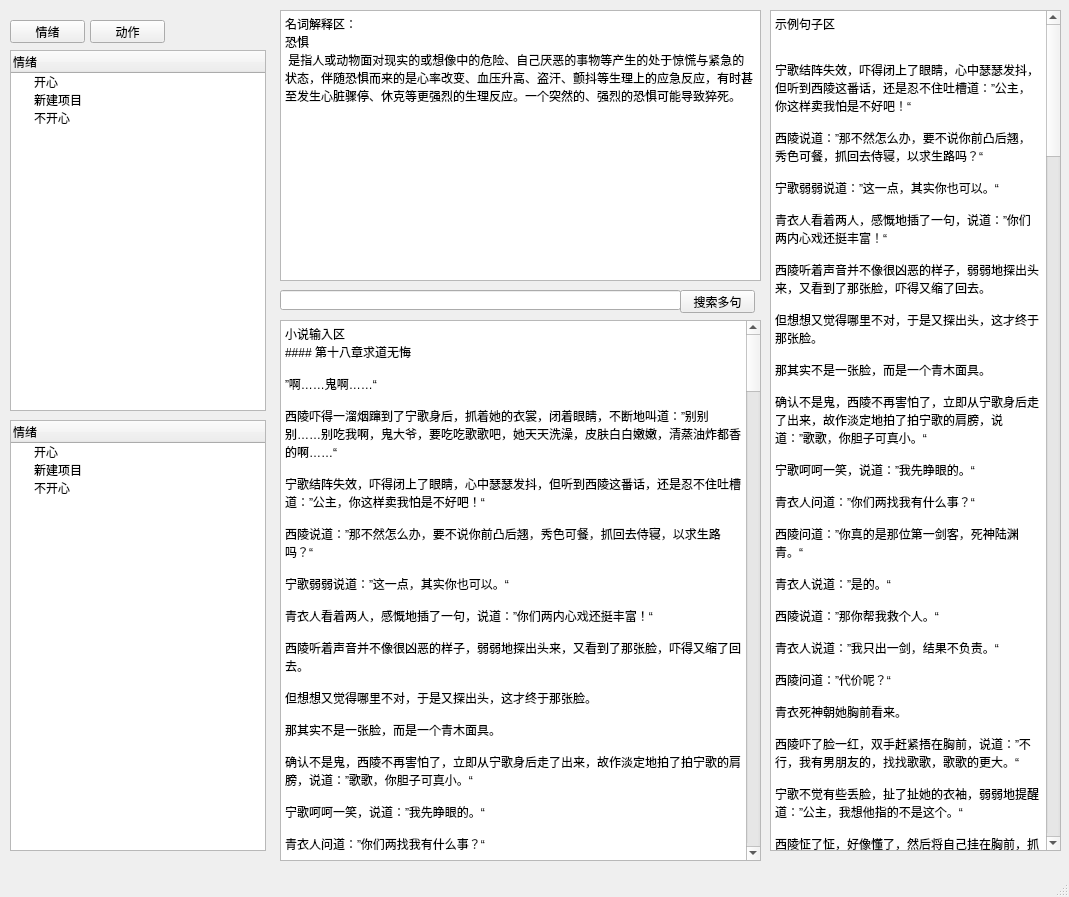
<?xml version="1.0" encoding="UTF-8"?>
<ui version="4.0">
 <class>ui</class>
 <widget class="QMainWindow" name="ui">
  <property name="geometry">
   <rect>
    <x>0</x>
    <y>0</y>
    <width>1069</width>
    <height>897</height>
   </rect>
  </property>
  <property name="windowTitle">
   <string>MainWindow</string>
  </property>
  <widget class="QWidget" name="centralwidget">
   <widget class="QPlainTextEdit" name="textEdit">
    <property name="geometry">
     <rect>
      <x>280</x>
      <y>320</y>
      <width>481</width>
      <height>541</height>
     </rect>
    </property>
    <property name="plainText">
     <string>小说输入区
#### 第十八章求道无悔

”啊……鬼啊……“

西陵吓得一溜烟蹿到了宁歌身后，抓着她的衣裳，闭着眼睛，不断地叫道：”别别别……别吃我啊，鬼大爷，要吃吃歌歌吧，她天天洗澡，皮肤白白嫩嫩，清蒸油炸都香的啊……“

宁歌结阵失效，吓得闭上了眼睛，心中瑟瑟发抖，但听到西陵这番话，还是忍不住吐槽道：”公主，你这样卖我怕是不好吧！“

西陵说道：”那不然怎么办，要不说你前凸后翘，秀色可餐，抓回去侍寝，以求生路吗？“

宁歌弱弱说道：”这一点，其实你也可以。“

青衣人看着两人，感慨地插了一句，说道：”你们两内心戏还挺丰富！“

西陵听着声音并不像很凶恶的样子，弱弱地探出头来，又看到了那张脸，吓得又缩了回去。

但想想又觉得哪里不对，于是又探出头，这才终于那张脸。

那其实不是一张脸，而是一个青木面具。

确认不是鬼，西陵不再害怕了，立即从宁歌身后走了出来，故作淡定地拍了拍宁歌的肩膀，说道：”歌歌，你胆子可真小。“

宁歌呵呵一笑，说道：”我先睁眼的。“

青衣人问道：”你们两找我有什么事？“

西陵问道：”你真的是那位第一剑客，死神陆渊青。“

青衣人说道：”是的。“

西陵说道：”那你帮我救个人。“

青衣人说道：”我只出一剑，结果不负责。“

西陵问道：”代价呢？“

青衣死神朝她胸前看来。

西陵吓了脸一红，双手赶紧捂在胸前，说道：”不行，我有男朋友的，找找歌歌，歌歌的更大。“

宁歌不觉有些丢脸，扯了扯她的衣袖，弱弱地提醒道：”公主，我想他指的不是这个。“

西陵怔了怔，好像懂了，然后将自己挂在胸前，抓在手中的水晶钥匙举了起来，问道：”你要这个钥匙？“

青衣死神点了点头。

这是她被封为西皇女时奉命掌管的钥匙，虽然她不知道具体作用，但想来应该很重要，所以她一直挂在身上。

西陵显得很为难，问道：”能换个条件吗？“

青衣死神揺了揺头。

”真的不能？“西陵又试探性地问了一次。

青衣死神说道：”我会还你。“

西陵稍稍放下心来，怎么说剑之极致也是当代天花板级的人物，料想不会骗自己，只是她仍有不解，问道：”我都这不知道这钥匙开哪里的门，你知道？“

青衣死神说道：”研究研究。“

西陵犹豫了一下，说道：”那有结果你得告诉我。“

青衣死神点头答应，说道：”可以。“

”还有……“西陵觉得仍有不妥之处，嘱咐道：”要是打开有什么财宝秘籍之类的，你不能偷拿。“

”可以。“

青衣死神语调仍是平静，只是不知面具下是何表情。

西陵公主这才犹犹豫豫地解下钥匙，丢了过去。

青衣死神伸手接住，看了一眼，然后收了起来，转过身又继续看树上的梧桐灯。

西陵站在原地，怔了半晌，问道：”完了？“

青衣死神淡淡地道：”难不成你还竟犹未竟？“

西陵有些不真实地笑了笑，说道：”没没没，我这就走。“

说完这句话，她拉着宁歌赶紧往回走。

”歌歌，我怎么有种被骗的感觉。“

”你被没被骗我不知道，但我有种被卖的感觉。“

西陵尴尬地拍了拍她的肩膀，安慰道：”没没……“

这时候，宁歌忽然扭头朝青衣死神走了过去。

她怔住了，心想生气了也不能往那边走吧！

宁歌走回刚才的位置，看着死神的背影，问道：”我的阵术应该没问题才对，怎么会对你无效呢？“

死神似是想起了什么，回过头来，说道：”哦，差点把你忘了。“

只见他将左脚微微抬了起来。

然后她与西陵脚下，同时出现了六角星芒，咻地一声，两人便消失了。

”歌歌，别这么突然好不好。“

”这不是我控制的啊！“

……

……

西陵与宁歌消失后，一声戏谑地感慨声响了起来。

”这两个人才。“

不知何时，青色的梧桐灯下，又多了一个人。

只是他的脸，藏在黑暗中，只留下一条白色的背影。

一青一白两条身影，隔着梧桐树，背对而立。

青灯的映照之下，一条紫绫在风中轻舞飞扬。

死神问道：”你又有什么问题？“

白衣人说道：”帮我杀个人。“

”你想杀谁？“

”她刚才说的那个。“

”这倒有点意思。“

”相信你会权衡。“

”好处？“

”上月灵山的方法。“

”你能上去？“

”刚从上面下来。“

”你打不过那个鬼。“

”你也不见得打得过。“

”还行，现在我多胜他一场。“

”你要是现在去打他，可以多赢一场。“

”为什么？“

”他刚被剑魁揍了一顿，感觉我现在都能赢他。“

”不需要，你只要告诉我上山的方法就行了。“

”一个月后，方有机会。“

死神忽然想起一件事来，问道：”你那口罪剑，不是能分担业罪吗，还怕杀人沾业力？“

白衣人说道：”送人了。“

”够大方。“

”求道无悔，何惜一剑。“

这场发生在无名山间里的对话，无人知晓。

如那两张脸，一张藏在深深的夜色里，一张藏在青色的面具下。

仿佛就是两个被世间遗忘的闲人，出世的散修，他们的对话，只是山间的一记闲谈，对于这个世界而言，根本无足轻重。

没有人知道他们对世界做了什么。

他，是罪剑无咎。

世人皆知，朔与晓组成的这个年轻的政治联盟，在使其成为皇位争霸的三巨头过程中，鬼竹那口业剑的业火烧死了很多人。

然而杀生渡罪，才是罪剑无咎的职责。

没有人知道，罪剑之下，渡了多少人，承担了多少业力。

若论对业力的承担，能出罪剑其右者，世间唯一有一人。

他，是第一剑客，是青衣死神。

一剑起罪，便引无数风流。

杀的人多，不足称神。

杀生渡业，方堪为神。

正如西陵公主说的那样，他既不高大，也不威猛，既无凌人的杀意，也无纵横天下的剑意。

他一踏脚，便踩住了宁歌的空间阵术。

一起脚，空间阵术便运转无误。

世间有些能为者，二三子。

然而更无人知晓的是，其实他们才是这个世界真正的主角。

就如同那个紫绫白衣的人说的那样，求道无悔，何惜一剑。

他们是真正的求道者，求道无悔，何惜声名。

……

……

与此同时，在世界的另一端，忏罪之城里，另一个求道者，却对自己的道，产生了质疑。

他修的是君子道，求的是无愧心。

然而现在，他的心却染上了尘埃。

胜海天的心有些乱，监牢幽暗的甬道里，一双双幽中带深的眼睛从两旁边的牢房的窥探着他。

有的窃窃私语，有的大声议论，有的想探出手来，然后被结界灼伤，痛苦的哀嚎着。

这些都是忏罪之城的重刑犯，都曾是西国叱咤风云的大人物，强大无比的修行者，然而却没有人能越过最强结界师的结界。

所以只余哀嚎，只余无绪无声的沉默。

这些都入不了他的心，乱不了他的意。

真正乱了他心意的，是监牢尽头那间囚室，关押的罪者。

胜海天走了很久，终于见到了那个人。

西国的四皇子。

忏罪之城的城主。

皇位竞逐的三巨头一。

他的挚友，西陵显。

监牢的门被轻轻推开，胜海天走了进去。

盘坐在地上的皇子，缓缓抬起头来。

两双目光沉默地对视着。

不知过了多久，这位落魄的皇子不耐于这种压抑，打破了沉默。

”你来了。“

这句话作为打破沉默的方式，聊胜于无，但作为问题来回答，则无此必要。

胜海天并不打算回答这个问题，他看着他的眼睛，问道：”为什么？“

西陵显沉默了片刻后，轻轻地叹了口气，说道：”你见过真正的死亡吗？“

”没有，但那不能成为理由。“

”不……你错了，当你亲身面对时，当有断肢落在你的身上，断掉的手抓着你的身体时，鲜血喷溅在脸上时，那一刻，我看清了自己……我想活下去，哪怕不择手段。“

”苍生何辜，就因你一人畏惧死亡而使千千万万的人丧命？“

”这种想法，或许卑劣，但我并不后悔，因为我想活着。“

”你不觉得愧疚吗？“

”愧疚与懊悔的前提是活着，若我不觉得愧疚，那我早已是白马城的一堆尸骨了。“

胜海天说道：”求道无悔，何惜一命。“

”我说过，只有在真正的生死关头，人才会看清真正的自己，你能这般侃侃而谈，只是因为你不曾在那尸山血海倘过。“

”如果这就是你的理由，那我很失望。“

”无妨，能活着就好。“

”你还有五天的时间，五日天，公平公审，断你之罪。“

”和谁？“

”师相朔。“

”为什么是他？“

”他刺杀西皇子失败，逃亡途中杀了六皇子西陵楚。“

西陵显沉默了片刻，然后笑了起来。

”活着，便有机会。“

</string>
    </property>
   </widget>
   <widget class="QPlainTextEdit" name="wordEdit">
    <property name="geometry">
     <rect>
      <x>280</x>
      <y>10</y>
      <width>481</width>
      <height>271</height>
     </rect>
    </property>
    <property name="plainText">
     <string>名词解释区：
恐惧
 是指人或动物面对现实的或想像中的危险、自己厌恶的事物等产生的处于惊慌与紧急的状态，伴随恐惧而来的是心率改变、血压升高、盗汗、颤抖等生理上的应急反应，有时甚至发生心脏骤停、休克等更强烈的生理反应。一个突然的、强烈的恐惧可能导致猝死。</string>
    </property>
   </widget>
   <widget class="QPushButton" name="pushButton">
    <property name="geometry">
     <rect>
      <x>10</x>
      <y>20</y>
      <width>75</width>
      <height>23</height>
     </rect>
    </property>
    <property name="text">
     <string>情绪</string>
    </property>
   </widget>
   <widget class="QPushButton" name="pushButton_2">
    <property name="geometry">
     <rect>
      <x>90</x>
      <y>20</y>
      <width>75</width>
      <height>23</height>
     </rect>
    </property>
    <property name="text">
     <string>动作</string>
    </property>
   </widget>
   <widget class="QPlainTextEdit" name="sentenceEdit">
    <property name="geometry">
     <rect>
      <x>770</x>
      <y>10</y>
      <width>291</width>
      <height>841</height>
     </rect>
    </property>
    <property name="plainText">
     <string>示例句子区


宁歌结阵失效，吓得闭上了眼睛，心中瑟瑟发抖，但听到西陵这番话，还是忍不住吐槽道：”公主，你这样卖我怕是不好吧！“

西陵说道：”那不然怎么办，要不说你前凸后翘，秀色可餐，抓回去侍寝，以求生路吗？“

宁歌弱弱说道：”这一点，其实你也可以。“

青衣人看着两人，感慨地插了一句，说道：”你们两内心戏还挺丰富！“

西陵听着声音并不像很凶恶的样子，弱弱地探出头来，又看到了那张脸，吓得又缩了回去。

但想想又觉得哪里不对，于是又探出头，这才终于那张脸。

那其实不是一张脸，而是一个青木面具。

确认不是鬼，西陵不再害怕了，立即从宁歌身后走了出来，故作淡定地拍了拍宁歌的肩膀，说道：”歌歌，你胆子可真小。“

宁歌呵呵一笑，说道：”我先睁眼的。“

青衣人问道：”你们两找我有什么事？“

西陵问道：”你真的是那位第一剑客，死神陆渊青。“

青衣人说道：”是的。“

西陵说道：”那你帮我救个人。“

青衣人说道：”我只出一剑，结果不负责。“

西陵问道：”代价呢？“

青衣死神朝她胸前看来。

西陵吓了脸一红，双手赶紧捂在胸前，说道：”不行，我有男朋友的，找找歌歌，歌歌的更大。“

宁歌不觉有些丢脸，扯了扯她的衣袖，弱弱地提醒道：”公主，我想他指的不是这个。“

西陵怔了怔，好像懂了，然后将自己挂在胸前，抓在手中的水晶钥匙举了起来，问道：”你要这个钥匙？“

青衣死神点了点头。

这是她被封为西皇女时奉命掌管的钥匙，虽然她不知道具体作用，但想来应该很重要，所以她一直挂在身上。

西陵显得很为难，问道：”能换个条件吗？“

青衣死神揺了揺头。

”真的不能？“西陵又试探性地问了一次。

青衣死神说道：”我会还你。“

西陵稍稍放下心来，怎么说剑之极致也是当代天花板级的人物，料想不会骗自己，只是她仍有不解，问道：”我都这不知道这钥匙开哪里的门，你知道？“

青衣死神说道：”研究研究。“

西陵犹豫了一下，说道：”那有结果你得告诉我。“

青衣死神点头答应，说道：”可以。“

”还有……“西陵觉得仍有不妥之处，嘱咐道：”要是打开有什么财宝秘籍之类的，你不能偷拿。“

”可以。“

青衣死神语调仍是平静，只是不知面具下是何表情。

西陵公主这才犹犹豫豫地解下钥匙，丢了过去。

青衣死神伸手接住，看了一眼，然后收了起来，转过身又继续看树上的梧桐灯。

西陵站在原地，怔了半晌，问道：”完了？“

青衣死神淡淡地道：”难不成你还竟犹未竟？“

西陵有些不真实地笑了笑，说道：”没没没，我这就走。“

说完这句话，她拉着宁歌赶紧往回走。

”歌歌，我怎么有种被骗的感觉。“

”你被没被骗我不知道，但我有种被卖的感觉。“

西陵尴尬地拍了拍她的肩膀，安慰道：”没没……“

这时候，宁歌忽然扭头朝青衣死神走了过去。

她怔住了，心想生气了也不能往那边走吧！

宁歌走回刚才的位置，看着死神的背影，问道：”我的阵术应该没问题才对，怎么会对你无效呢？“

死神似是想起了什么，回过头来，说道：”哦，差点把你忘了。“

只见他将左脚微微抬了起来。

然后她与西陵脚下，同时出现了六角星芒，咻地一声，两人便消失了。

”歌歌，别这么突然好不好。“

”这不是我控制的啊！“

……

……

西陵与宁歌消失后，一声戏谑地感慨声响了起来。

”这两个人才。“

不知何时，青色的梧桐灯下，又多了一个人。

只是他的脸，藏在黑暗中，只留下一条白色的背影。

一青一白两条身影，隔着梧桐树，背对而立。

青灯的映照之下，一条紫绫在风中轻舞飞扬。

死神问道：”你又有什么问题？“

白衣人说道：”帮我杀个人。“

”你想杀谁？“

”她刚才说的那个。“

”这倒有点意思。“

”相信你会权衡。“

”好处？“

”上月灵山的方法。“

”你能上去？“

”刚从上面下来。“

”你打不过那个鬼。“

”你也不见得打得过。“

”还行，现在我多胜他一场。“

”你要是现在去打他，可以多赢一场。“

”为什么？“

”他刚被剑魁揍了一顿，感觉我现在都能赢他。“

”不需要，你只要告诉我上山的方法就行了。“

”一个月后，方有机会。“

死神忽然想起一件事来，问道：”你那口罪剑，不是能分担业罪吗，还怕杀人沾业力？“

白衣人说道：”送人了。“

”够大方。“

”求道无悔，何惜一剑。“

这场发生在无名山间里的对话，无人知晓。

如那两张脸，一张藏在深深的夜色里，一张藏在青色的面具下。

仿佛就是两个被世间遗忘的闲人，出世的散修，他们的对话，只是山间的一记闲谈，对于这个世界而言，根本无足轻重。

没有人知道他们对世界做了什么。

他，是罪剑无咎。

世人皆知，朔与晓组成的这个年轻的政治联盟，在使其成为皇位争霸的三巨头过程中，鬼竹那口业剑的业火烧死了很多人。

然而杀生渡罪，才是罪剑无咎的职责。

没有人知道，罪剑之下，渡了多少人，承担了多少业力。

若论对业力的承担，能出罪剑其右者，世间唯一有一人。

他，是第一剑客，是青衣死神。

一剑起罪，便引无数风流。

杀的人多，不足称神。

杀生渡业，方堪为神。

正如西陵公主说的那样，他既不高大，也不威猛，既无凌人的杀意，也无纵横天下的剑意。

他一踏脚，便踩住了宁歌的空间阵术。

一起脚，空间阵术便运转无误。

世间有些能为者，二三子。

然而更无人知晓的是，其实他们才是这个世界真正的主角。

就如同那个紫绫白衣的人说的那样，求道无悔，何惜一剑。

他们是真正的求道者，求道无悔，何惜声名。

……

……

与此同时，在世界的另一端，忏罪之城里，另一个求道者，却对自己的道，产生了质疑。

他修的是君子道，求的是无愧心。

然而现在，他的心却染上了尘埃。

胜海天的心有些乱，监牢幽暗的甬道里，一双双幽中带深的眼睛从两旁边的牢房的窥探着他。

有的窃窃私语，有的大声议论，有的想探出手来，然后被结界灼伤，痛苦的哀嚎着。

这些都是忏罪之城的重刑犯，都曾是西国叱咤风云的大人物，强大无比的修行者，然而却没有人能越过最强结界师的结界。

所以只余哀嚎，只余无绪无声的沉默。

这些都入不了他的心，乱不了他的意。

真正乱了他心意的，是监牢尽头那间囚室，关押的罪者。

胜海天走了很久，终于见到了那个人。

西国的四皇子。

忏罪之城的城主。

皇位竞逐的三巨头一。

他的挚友，西陵显。

监牢的门被轻轻推开，胜海天走了进去。

盘坐在地上的皇子，缓缓抬起头来。

两双目光沉默地对视着。

不知过了多久，这位落魄的皇子不耐于这种压抑，打破了沉默。

”你来了。“

这句话作为打破沉默的方式，聊胜于无，但作为问题来回答，则无此必要。

胜海天并不打算回答这个问题，他看着他的眼睛，问道：”为什么？“

西陵显沉默了片刻后，轻轻地叹了口气，说道：”你见过真正的死亡吗？“

”没有，但那不能成为理由。“

”不……你错了，当你亲身面对时，当有断肢落在你的身上，断掉的手抓着你的身体时，鲜血喷溅在脸上时，那一刻，我看清了自己……我想活下去，哪怕不择手段。“

”苍生何辜，就因你一人畏惧死亡而使千千万万的人丧命？“

”这种想法，或许卑劣，但我并不后悔，因为我想活着。“

”你不觉得愧疚吗？“

”愧疚与懊悔的前提是活着，若我不觉得愧疚，那我早已是白马城的一堆尸骨了。“

胜海天说道：”求道无悔，何惜一命。“

”我说过，只有在真正的生死关头，人才会看清真正的自己，你能这般侃侃而谈，只是因为你不曾在那尸山血海倘过。“

”如果这就是你的理由，那我很失望。“

”无妨，能活着就好。“

”你还有五天的时间，五日天，公平公审，断你之罪。“

”和谁？“

”师相朔。“

”为什么是他？“

”他刺杀西皇子失败，逃亡途中杀了六皇子西陵楚。“

西陵显沉默了片刻，然后笑了起来。

”活着，便有机会。“

</string>
    </property>
   </widget>
   <widget class="QTreeWidget" name="keyWord1">
    <property name="geometry">
     <rect>
      <x>10</x>
      <y>50</y>
      <width>256</width>
      <height>361</height>
     </rect>
    </property>
    <column>
     <property name="text">
      <string>情绪</string>
     </property>
    </column>
    <item>
     <property name="text">
      <string>开心</string>
     </property>
    </item>
    <item>
     <property name="text">
      <string>新建项目</string>
     </property>
    </item>
    <item>
     <property name="text">
      <string>不开心</string>
     </property>
    </item>
   </widget>
   <widget class="QLineEdit" name="searchEntry">
    <property name="geometry">
     <rect>
      <x>280</x>
      <y>290</y>
      <width>401</width>
      <height>20</height>
     </rect>
    </property>
   </widget>
   <widget class="QPushButton" name="searchBtn">
    <property name="geometry">
     <rect>
      <x>680</x>
      <y>290</y>
      <width>75</width>
      <height>23</height>
     </rect>
    </property>
    <property name="text">
     <string>搜索多句</string>
    </property>
   </widget>
   <widget class="QTreeWidget" name="keyWord2">
    <property name="geometry">
     <rect>
      <x>10</x>
      <y>420</y>
      <width>256</width>
      <height>431</height>
     </rect>
    </property>
    <column>
     <property name="text">
      <string>情绪</string>
     </property>
    </column>
    <item>
     <property name="text">
      <string>开心</string>
     </property>
    </item>
    <item>
     <property name="text">
      <string>新建项目</string>
     </property>
    </item>
    <item>
     <property name="text">
      <string>不开心</string>
     </property>
    </item>
   </widget>
  </widget>
  <widget class="QMenuBar" name="menubar">
   <property name="geometry">
    <rect>
     <x>0</x>
     <y>0</y>
     <width>1069</width>
     <height>23</height>
    </rect>
   </property>
  </widget>
  <widget class="QStatusBar" name="statusbar"/>
 </widget>
 <resources/>
 <connections/>
</ui>
